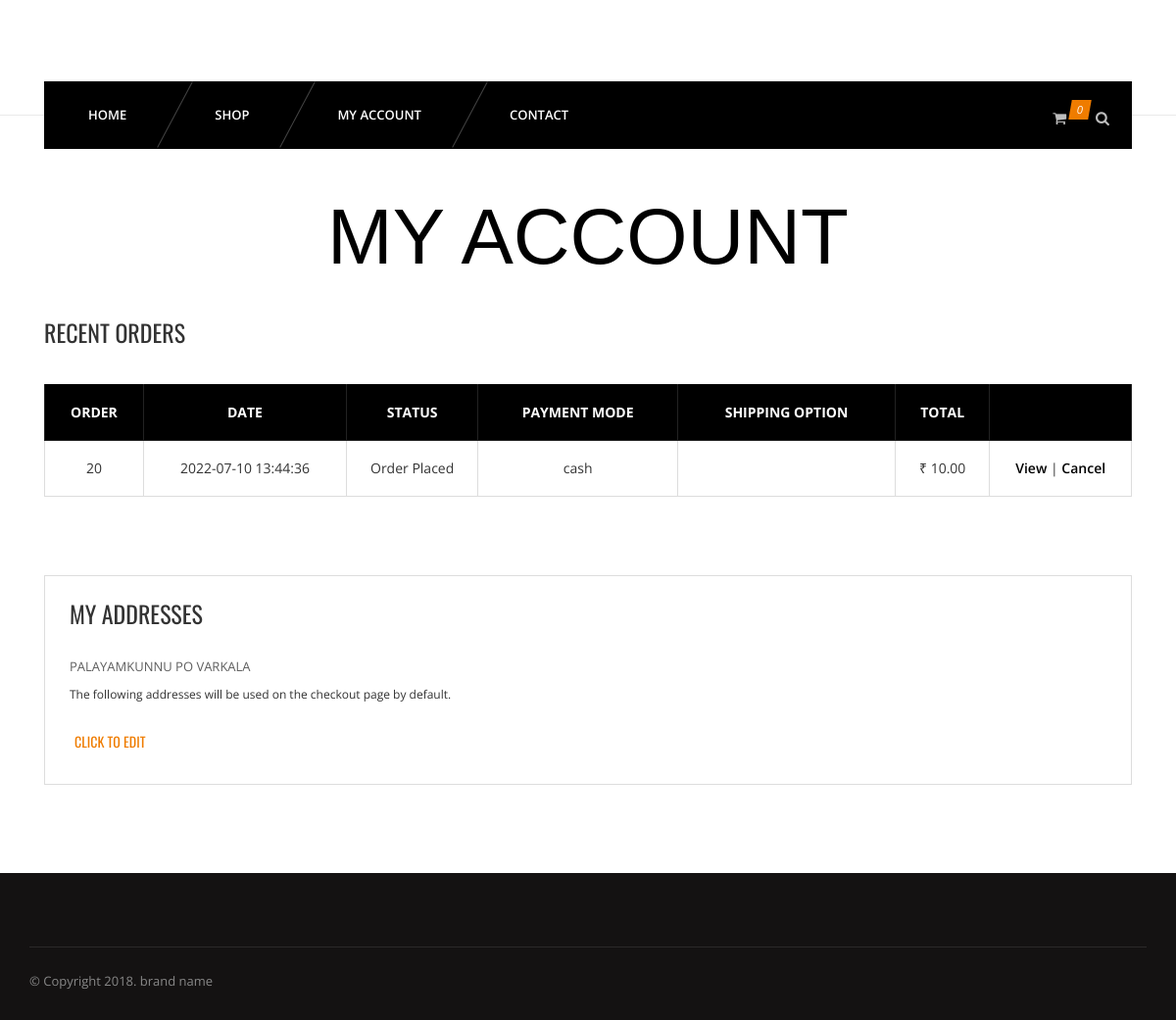
Screenshot of /shopping/my-account.php (signed in) with the database file from the repository.
### tables this page shows
CREATE TABLE `orders` (
  `id` int(11) NOT NULL,
  `uid` int(11) NOT NULL,
  `totalprice` varchar(255) NOT NULL,
  `orderstatus` varchar(255) NOT NULL,
  `shipping` varchar(30) NOT NULL,
  `paymentmode` varchar(255) NOT NULL,
  `timestamp` datetime NOT NULL DEFAULT current_timestamp()
);

CREATE TABLE `users` (
  `id` int(11) NOT NULL,
  `username` varchar(20) NOT NULL,
  `address` varchar(50) NOT NULL,
  `email` varchar(255) NOT NULL,
  `password` varchar(255) NOT NULL,
  `timestamp` datetime NOT NULL DEFAULT current_timestamp()
);

### shopping/my-account.php (the view, shortened to what this page needs)
<?php
	require_once 'config/connect.php';
if (isset($_SESSION["username"])&&isset($_SESSION["address"])&&isset($_SESSION["email"])&&isset($_SESSION["id"]))
{
    include 'inc/header.php';
    include 'inc/nav.php';
    $uid = $_SESSION['id'];
} else {
    session_unset();
    session_write_close();
    $url = "./index.php";
    header("Location: $url");
}
?>
	<section id="content">
		<div class="content-blog content-account">
			<div class="container">
				<div class="row">
					<div class="page_header text-center">
						<h2>My Account</h2>
					</div>
					<div class="col-md-12">
			<h3>Recent Orders</h3>
			<br>
			<table class="cart-table account-table table table-bordered">
				<thead>
					<tr>
						<th>Order</th>
						<th>Date</th>
						<th>Status</th>
						<th>Payment Mode</th>
						<th>Shipping Option</th>
						<th>Total</th>
						<th></th>
					</tr>
				</thead>
				<tbody>
				<?php
					$ordsql = "SELECT * FROM orders WHERE uid='$uid'";
					$ordres = mysqli_query($connection, $ordsql);
					while($ordr = mysqli_fetch_assoc($ordres)){
				?>
					<tr>
						<td>
							<?php echo $ordr['id']; ?>
						</td>
						<td>
							<?php echo $ordr['timestamp']; ?>
						</td>
						<td>
							<?php echo $ordr['orderstatus']; ?>
						</td>
						<td>
							<?php echo $ordr['paymentmode']; ?>
						</td>
						<td>
						</td>
						<td>
							₹ <?php echo number_format($ordr['totalprice'],2); ?>
						</td>
						<td>
							<a href="view-order.php?id=<?php echo $ordr['id']; ?>">View</a>
							<?php if($ordr['orderstatus'] != 'Cancelled'){?>
							| <a href="cancel-order.php?id=<?php echo $ordr['id']; ?>">Cancel</a>
							<?php } ?>
						</td>
					</tr>
				<?php } ?>
				</tbody>
			</table>
			<br>
			<br>
			<br>
			<div class="ma-address">
						<h3>My Addresses</h3>
						<h4>
						<?php
						$csql = "SELECT address FROM users WHERE id=$uid";
						$cres = mysqli_query($connection, $csql);
						if(mysqli_num_rows($cres) == 1){
							$cr = mysqli_fetch_assoc($cres);
							echo "<p>".$cr['address'] ."</p>";
						}
					?>
				</h4>
						<h6>The following addresses will be used on the checkout page by default.</h6>
			<div class="row">
				<div class="col-md-6">
								<h4><a href="edit-address.php">click to edit</a></h4>
				</div>
				<div class="col-md-6">
				</div>
			</div>
			</div>
					</div>
				</div>
			</div>
		</div>
	</section>
<?php include 'inc/footer.php' ?>

### shopping/css/light.css (style rules this page uses)
body { background-color:#fff; }
p { color:#5f5f5f; }

### rows the page displays
orders: id "20", timestamp "2022-07-10 13:44:36", orderstatus "Order Placed", paymentmode "cash", totalprice "10.00"
users: address "PALAYAMKUNNU PO VARKALA"

### other values shown
count($cart) "0"
